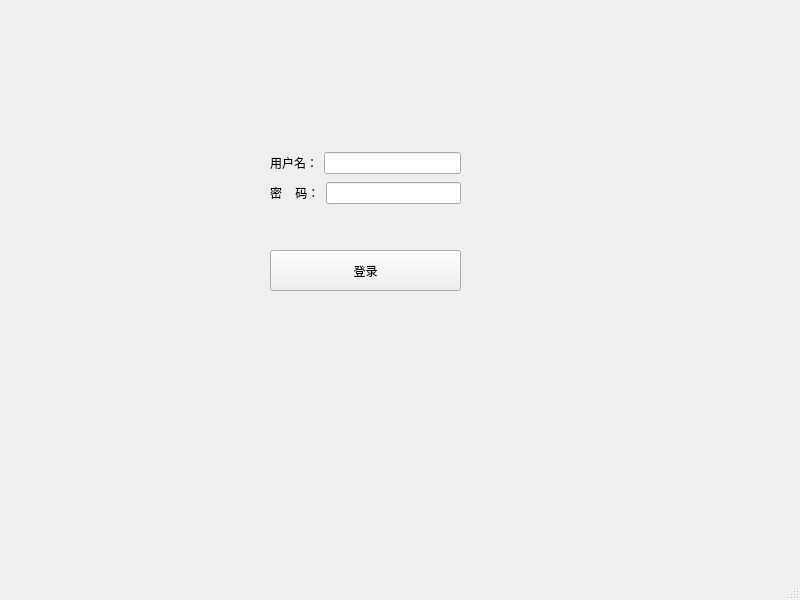
<?xml version="1.0" encoding="UTF-8"?>
<ui version="4.0">
 <class>loginwindow</class>
 <widget class="QMainWindow" name="loginwindow">
  <property name="geometry">
   <rect>
    <x>0</x>
    <y>0</y>
    <width>800</width>
    <height>600</height>
   </rect>
  </property>
  <property name="windowTitle">
   <string>登录</string>
  </property>
  <widget class="QWidget" name="centralwidget">
   <widget class="QPushButton" name="pushButton">
    <property name="geometry">
     <rect>
      <x>270</x>
      <y>250</y>
      <width>191</width>
      <height>41</height>
     </rect>
    </property>
    <property name="text">
     <string>登录</string>
    </property>
   </widget>
   <widget class="QWidget" name="">
    <property name="geometry">
     <rect>
      <x>270</x>
      <y>150</y>
      <width>191</width>
      <height>58</height>
     </rect>
    </property>
    <layout class="QGridLayout" name="gridLayout">
     <item row="0" column="0">
      <layout class="QHBoxLayout" name="horizontalLayout">
       <item alignment="Qt::AlignRight">
        <widget class="QLabel" name="label">
         <property name="text">
          <string>用户名：</string>
         </property>
        </widget>
       </item>
       <item>
        <widget class="QLineEdit" name="lineEdit"/>
       </item>
      </layout>
     </item>
     <item row="1" column="0">
      <layout class="QHBoxLayout" name="horizontalLayout_2">
       <item>
        <widget class="QLabel" name="label_2">
         <property name="text">
          <string>密    码：</string>
         </property>
        </widget>
       </item>
       <item>
        <widget class="QLineEdit" name="lineEdit_2">
         <property name="text">
          <string/>
         </property>
        </widget>
       </item>
      </layout>
     </item>
    </layout>
   </widget>
  </widget>
  <widget class="QMenuBar" name="menubar">
   <property name="geometry">
    <rect>
     <x>0</x>
     <y>0</y>
     <width>800</width>
     <height>24</height>
    </rect>
   </property>
  </widget>
  <widget class="QStatusBar" name="statusbar"/>
 </widget>
 <resources/>
 <connections/>
</ui>
